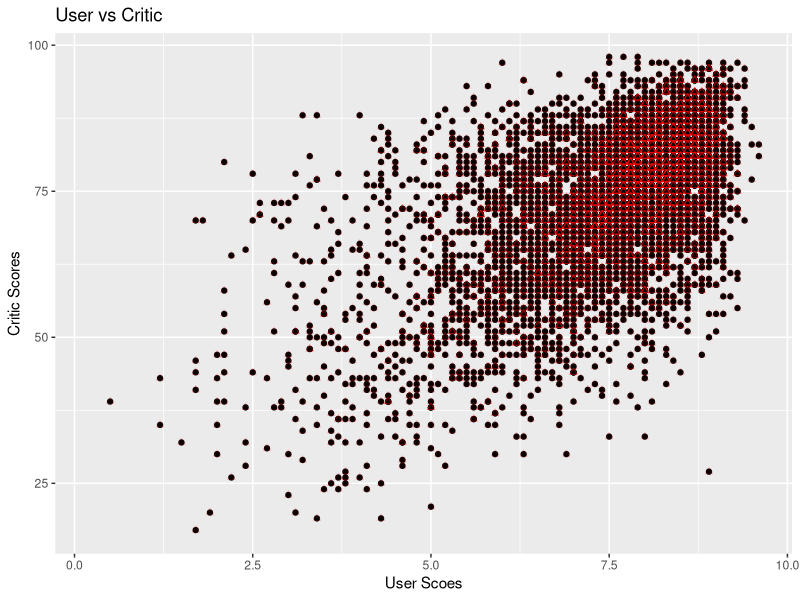
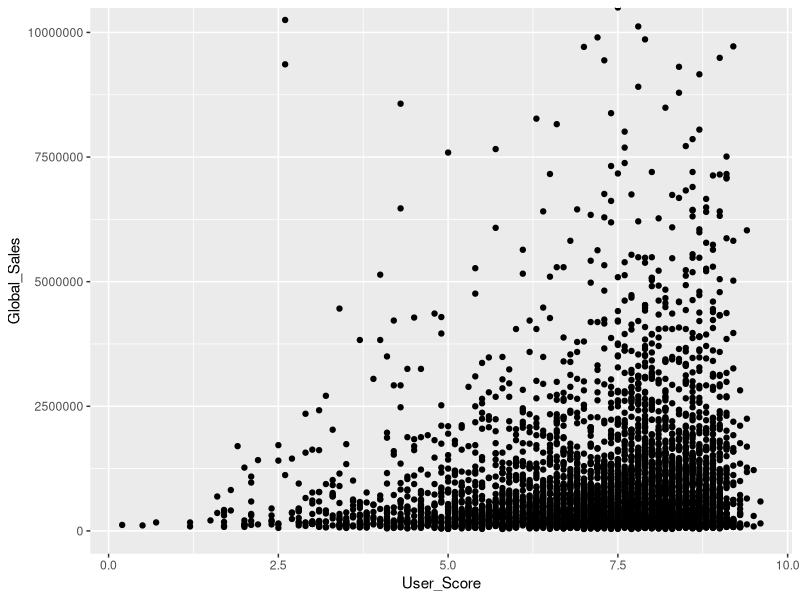
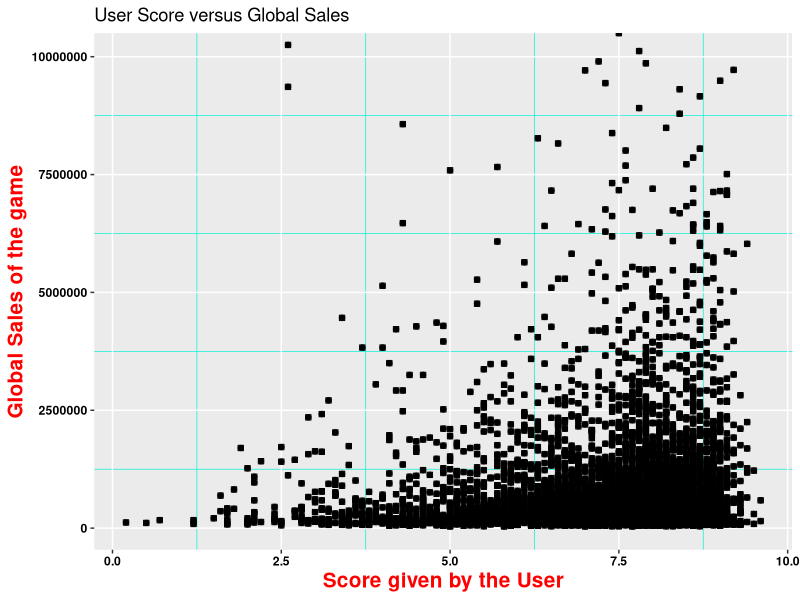
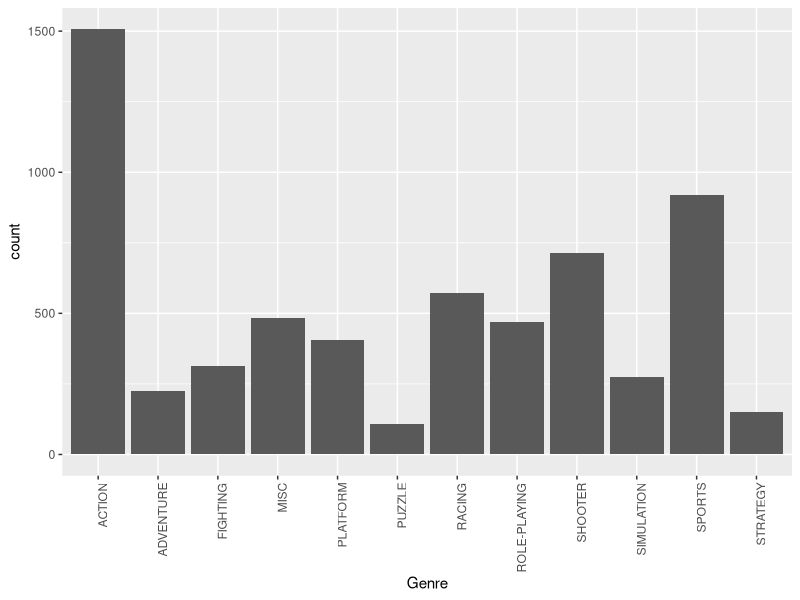
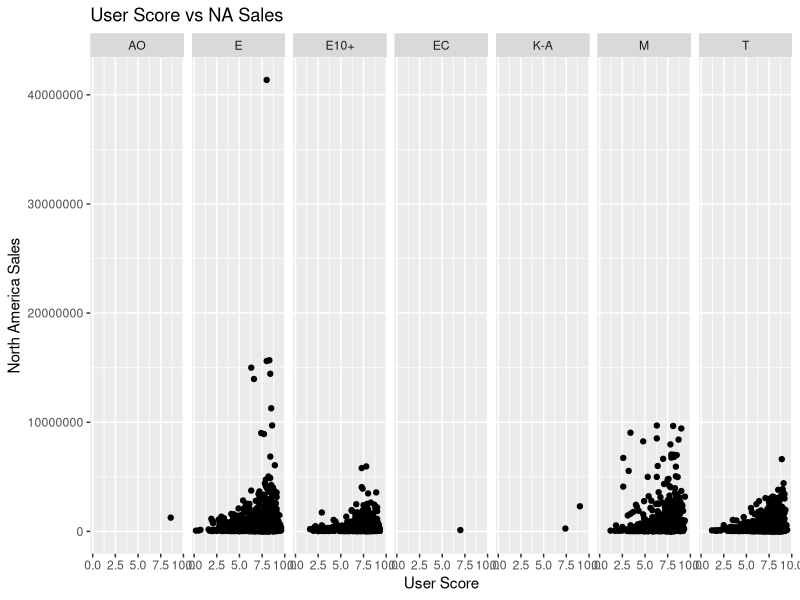
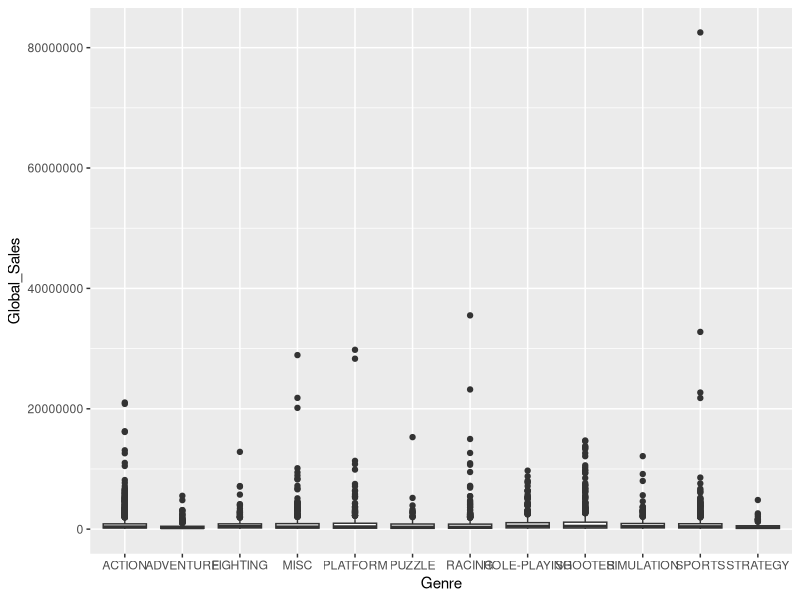
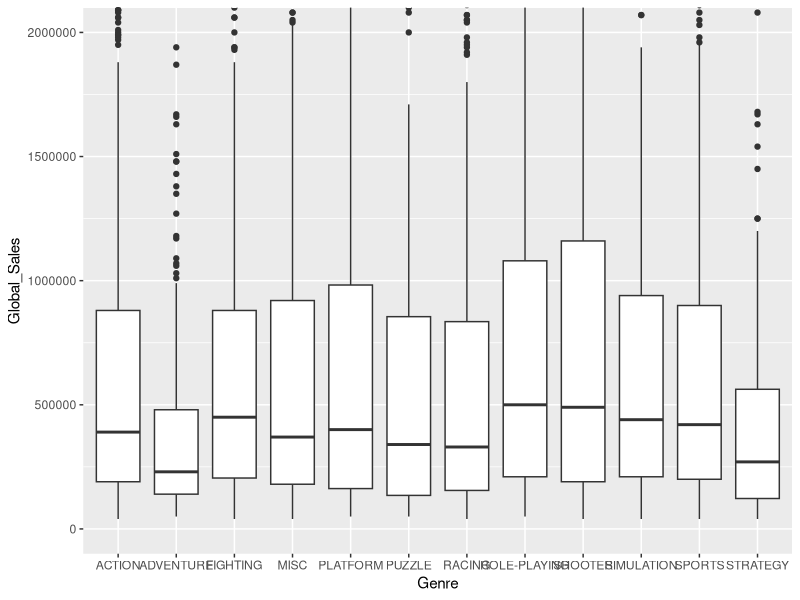
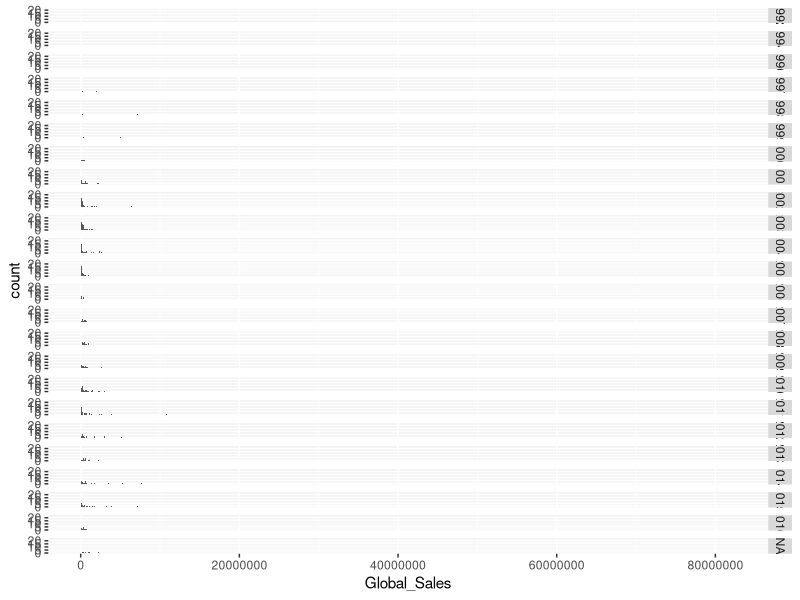

R code for these plots, in order:
video_games <- read.csv("HomeWorks/HomeWork2/Video_Games.csv", stringsAsFactors = F)
#1)
library(dplyr)
library(tidyverse)
games <- video_games %>% 
  select(-c(Publisher, JP_Sales, Critic_Count, User_Count, Developer)) %>%
  mutate(NA_Sales = video_games$NA_Sales * 1000000,
         EU_Sales = video_games$EU_Sales * 1000000,
         Global_Sales = video_games$Global_Sales * 1000000) %>%
  filter(NA_Sales >= 20000, EU_Sales >= 20000) %>%  
  filter(str_detect(Rating, "\\w") )

# 2)
str(games)
sapply(games, class)
unique(games$User_Score)
unique(video_games$Year)
games$User_Score <- as.numeric(games$User_Score)
games$Year <- as.numeric(games$Year)

summary(games$Year)

summary(games$Critic_Score)
games$Critic_Score <- ifelse(games$Critic_Score > 100, NA, games$Critic_Score)
summary(games$Critic_Score)

summary(games$User_Score)
games$User_Score <- ifelse(games$User_Score > 10, NA, games$User_Score)
summary(games$User_Score)

unique(games$Platform) #looks ok 

unique(games$Genre) # repeating names (uppercase problem)
games$Genre <- toupper(games$Genre)
unique(games$Genre) #spaces yo
games$Genre <- trimws(games$Genre)
unique(games$Genre)


#3)

library(ggplot2)

ggplot(games, aes(x = User_Score, y = Critic_Score)) + geom_point() +
  labs(x= "User Scoes", y= "Critic Scores", title = "User vs Critic") +
  geom_point(color = "red", shape=2, alpha = 0.2)
#they be the same

#4)
options(scipen=10000)
ggplot(games, aes(x = User_Score, y = Global_Sales)) + geom_point() +
    coord_cartesian(ylim = c(40000,10000000))
# we can see a linear regression with some mistakes

#5)
ggplot(games, aes(x = User_Score, y = Global_Sales)) + geom_point() +
  coord_cartesian(ylim = c(40000,10000000)) +
  labs(x="Score given by the User", y = "Global Sales of the game", title = "User Score versus Global Sales") +
  theme(axis.title.x = element_text(size = 15, color = "red", face = "bold"),
        axis.title.y = element_text(size = 15, color = "red", face = "bold"),
        axis.text = element_text(face = "bold", color = "black"),
        panel.grid.minor = element_line(color="#09f2d5")) +
  geom_point(color="black", shape = 0, size =1.5) +
  coord_cartesian(ylim = c(40000,10000000))
        
#6)
ggplot(games, aes(x = Genre)) +geom_histogram(stat = "count") +
  theme(axis.text.x = element_text(angle = 90, hjust = 1))
#Action, Sports, Shooter

#7)
games$Rating <- as.factor(games$Rating)
## add some fuckin shit yo
ggplot(games, aes(x = User_Score, y = NA_Sales)) + geom_point() +
  facet_grid(.~Rating) + #or Rating.~  
  labs(x = "User Score", y = "North America Sales", title = "User Score vs NA Sales" )

#8)

ggplot(games, aes(x = Genre, y = Global_Sales)) + geom_boxplot()


#9)

ggplot(games, aes(x = Genre, y = Global_Sales)) + geom_boxplot() +
  coord_cartesian(ylim = c(0,2000000))

#10)

games %>%
  group_by(Year) %>%
  ggplot(aes(x = Global_Sales)) +geom_bar() +
  facet_grid(Year~.)

#11)

number_eleven <- games %>%
  group_by(Genre) %>%
  summarise(num = n_distinct(Name)) %>%
  arrange(desc(num))
  


#12)
games <- games %>%
  mutate(CU_User = ((User_Score * 10) + Critic_Score)/2)
  

#13)
best_platforms <- games %>%
  group_by(Platform) %>%
  summarise(sales_mean = mean(Global_Sales),
            num_of_games = n_distinct(Name))

best <- best_platforms %>%
  top_n(best_platforms$sales_mean, n= 3)
# it's updown tho

#14)

best_platforms_y <- games %>%
  group_by(Platform, Year, add = T) %>%
  summarise(sales_mean = mean(Global_Sales),
            num_of_games = n_distinct(Name))

top_notch <- best_platforms_y %>%
  group_by(Platform) %>%
  filter(Platform %in% best$Platform)

top_notch <- top_notch[complete.cases(top_notch), ]

ggplot(top_notch, aes(x = num_of_games, y = Platform)) + geom_point() +
  facet_wrap(~Year, ncol= 5)
